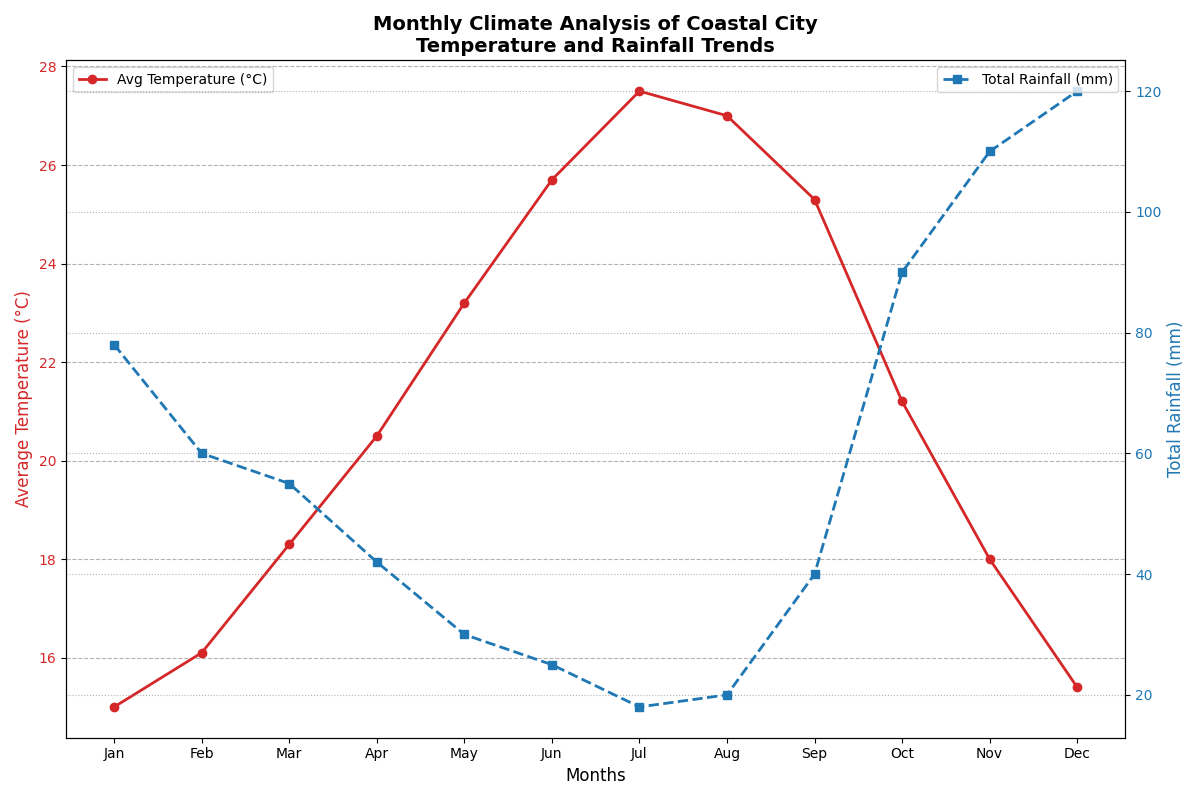

This chart was generated by the following Python code:
import matplotlib.pyplot as plt
import numpy as np

# Backstory: Monthly Climate Data of a Coastal City - Analysis of Temperature and Rainfall Trends

# Months of a year
months = ["Jan", "Feb", "Mar", "Apr", "May", "Jun", "Jul", "Aug", "Sep", "Oct", "Nov", "Dec"]

# Average daily temperatures in Celsius
temperatures = [15.0, 16.1, 18.3, 20.5, 23.2, 25.7, 27.5, 27.0, 25.3, 21.2, 18.0, 15.4]

# Total monthly rainfall in mm
rainfall = [78, 60, 55, 42, 30, 25, 18, 20, 40, 90, 110, 120]

# Creating the figure and subplots
fig, ax1 = plt.subplots(figsize=(12, 8))

# Plotting Temperature data on left y-axis
ax1.plot(months, temperatures, color='tab:red', marker='o', linestyle='-', linewidth=2, label='Avg Temperature (°C)')
ax1.set_xlabel('Months', fontsize=12)
ax1.set_ylabel('Average Temperature (°C)', fontsize=12, color='tab:red')
ax1.tick_params(axis='y', labelcolor='tab:red')
ax1.grid(axis='y', linestyle='--', color='grey', alpha=0.6)

# Creating a second y-axis for Rainfall
ax2 = ax1.twinx()  # Instantiate a second axes that shares the same x-axis
ax2.plot(months, rainfall, color='tab:blue', marker='s', linestyle='--', linewidth=2, label='Total Rainfall (mm)')
ax2.set_ylabel('Total Rainfall (mm)', fontsize=12, color='tab:blue')
ax2.tick_params(axis='y', labelcolor='tab:blue')
ax2.grid(axis='y', linestyle=':', color='grey', alpha=0.6)

# Adding titles and legends
plt.title("Monthly Climate Analysis of Coastal City\nTemperature and Rainfall Trends", fontsize=14, fontweight='bold')
ax1.legend(loc='upper left')
ax2.legend(loc='upper right')

# Optimizing layout to prevent overlap
plt.tight_layout()

# Displaying the plot
plt.show()
